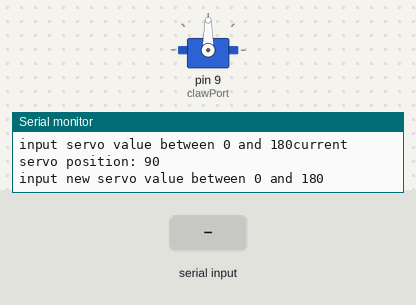
The sketch below on a simulated Arduino Uno, built with avr-gcc and run on an emulated ATmega328P. On the bench: servo, the last lines printed to the serial monitor. The inputs (shaded band) are chosen by the test bench.

Above: at 1.2 s.
1.3 s: "30,150\n" received over Serial
At 3.6 s:
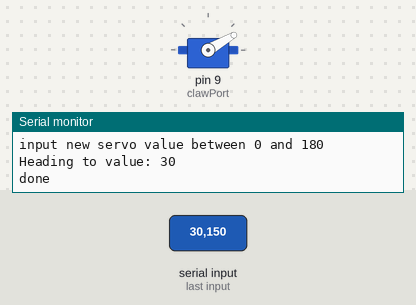
4.3 s: "5\n" received over Serial
At 6.2 s:
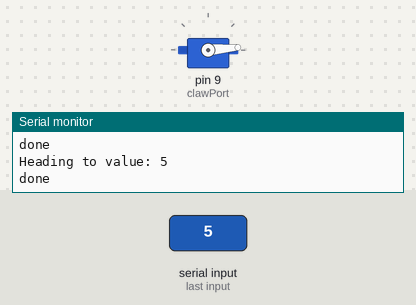
7.1 s: "200\n" received over Serial
At 11.1 s:
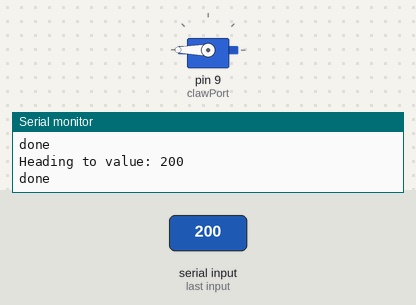
Timing chart, 0 to 12.6 s (numbered marks = the images above; inputs shaded):
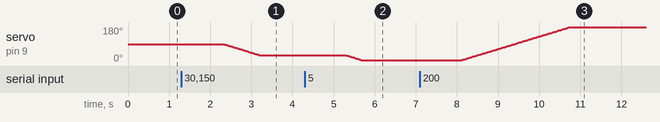

Measured:
- after the input at 1.3 s, servo on pin 9 (clawPort): moves from 90° to 30° over 0.90 s, starting after 1.0 s
- after the input at 4.3 s, servo on pin 9 (clawPort): moves from 30° to 5° over 0.36 s, starting after 1.0 s
- after the input at 7.1 s, servo on pin 9 (clawPort): moves from 5° to 180° over 2.6 s, starting after 1.0 s

The sketch:

ServoCalibration.ino
```cpp
#include <Servo.h>

int clawPort = 9;
Servo myservo;
int desiredPosition = 0;
int currentPosition =0;
void setup() {
  // put your setup code here, to run once:
  myservo.attach(clawPort);
  // initialize serial port and set baud rate
  Serial.begin(9600);
  Serial.write("input servo value between 0 and 180");
  currentPosition = myservo.read();
  Serial.println("current servo position: " + String(currentPosition));

  Serial.println("input new servo value between 0 and 180");
}

void loop() {


  if(Serial.available() > 0)
  {
    desiredPosition = Serial.readString().toInt();

    Serial.print("Heading to value: ");
    Serial.println(desiredPosition, DEC);

    if( desiredPosition > currentPosition)
    {
      for(int i = currentPosition; i <= desiredPosition; i++)
      {
        myservo.write(i);
        delay(15);
      }
      currentPosition = desiredPosition;
    }
    else
    {
      for(int i = currentPosition; i >= desiredPosition; i--)
      {
        myservo.write(i);
        delay(15);
      }
      currentPosition = desiredPosition;
    }
    Serial.println("done");


  }
}
```
